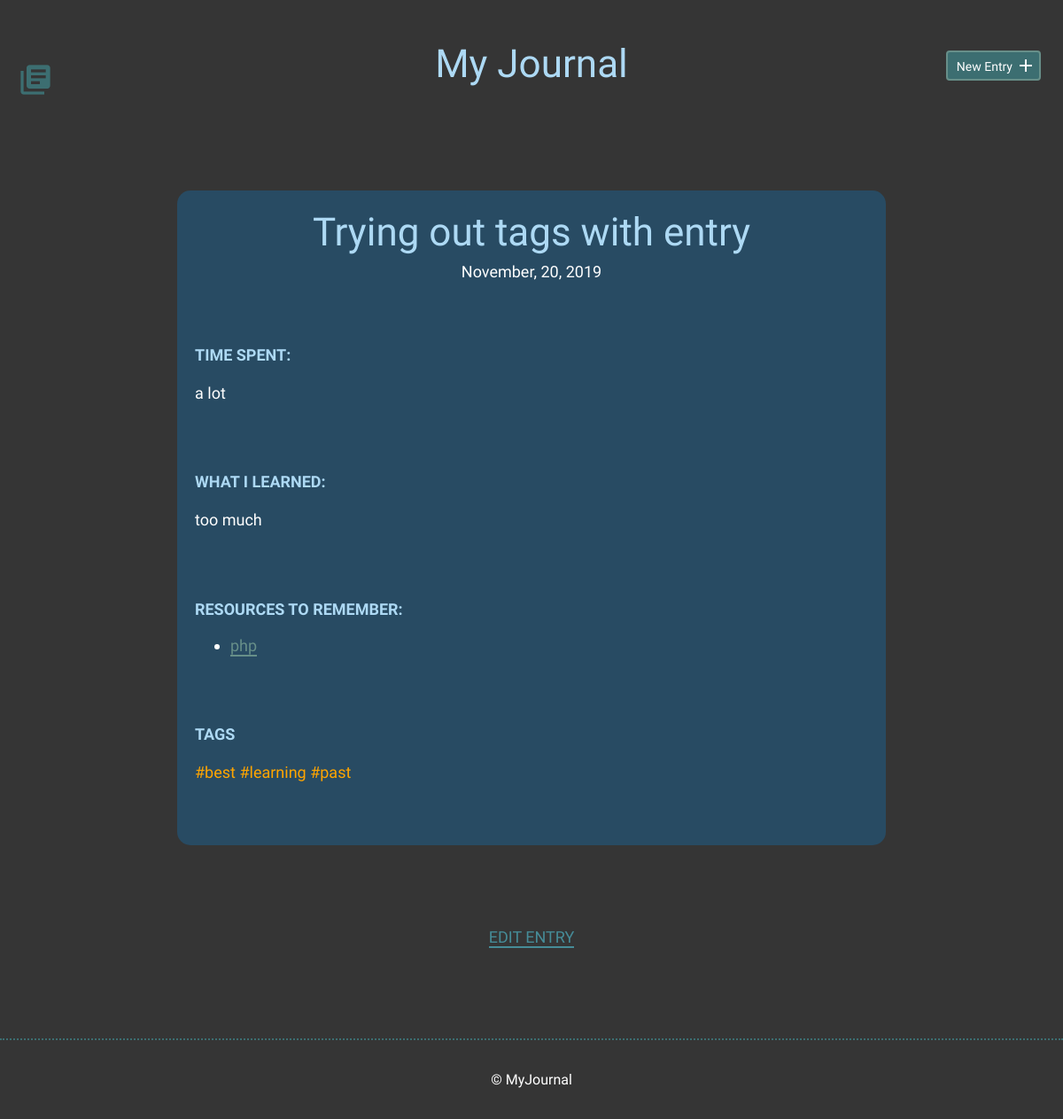
The app's page /detail.php?id=7 with its own data.
### tables this page shows
CREATE TABLE "entries" (
	`id`	INTEGER,
	`title`	TEXT,
	`date`	TEXT,
	`time_spent`	INTEGER,
	`learned`	BLOB,
	`resources`	BLOB,
	PRIMARY KEY(`id`)
);

### inc/functions.php (called while the page is built, shortened)
<?php
function get_entry_by_id($id){
    include ("connection.php");
    try {
        $sql = "SELECT * FROM entries WHERE id = :id";
        $stmt = $db->prepare($sql);
        $stmt->bindParam(':id',$id,PDO::PARAM_INT);
        $stmt->execute();
        $results = $stmt->fetch(PDO::FETCH_ASSOC);
        return $results;
    } catch (Exception $e) {
        echo "Unable to query DB" . $e->getMessage();
        die();
    }
}
function get_tags_by_entry_id($entries_id){
    include ("connection.php");
    try {
    $sql = "SELECT tags.id, tags.tags FROM tags JOIN entry_tags ON tags.id = entry_tags.tag_id WHERE entry_tags.entry_id = :entries_id";
    $stmt = $db->prepare($sql);
    $stmt->bindParam(':entries_id',$entries_id,PDO::PARAM_INT);
    $stmt->execute();
    $results = $stmt->fetchAll(PDO::FETCH_ASSOC);
    if(!empty($results)) {
        return $results;
    } else {
        return false;
    }
} catch (Exception $e) {
    echo "Unable to query DB" . $e->getMessage();
}
}
?>

### detail.php (the view)
<?php
include ("inc/header.php");
if ('GET' == $_SERVER['REQUEST_METHOD']) {
    if (isset($_GET['id'])) {
        $entryId = filter_input(INPUT_GET, 'id', FILTER_SANITIZE_NUMBER_INT);
    } else {
        header('location: index.php');
    }
}
$currentEntry = get_entry_by_id($entryId);
?>
        <section>
            <div class="container">
                <div class="entry-list single">
                    <article>
                        <h1><?php echo $currentEntry['title']; ?></h1>
                        <time datetime="<?php echo $currentEntry['date']; ?>"><?php echo date('F, d, Y', strtotime($currentEntry['date'])); ?></time>
                        <div class="entry">
                            <h3>Time Spent: </h3>
                            <p><?php echo $currentEntry['time_spent']; ?></p>
                        </div>
                        <div class="entry">
                            <h3>What I Learned:</h3>
                            <p><?php echo $currentEntry['learned']; ?></p>
                        </div>
                        <?php
                            if($currentEntry['resources'] != NULL) { ?>
                             <div class="entry">
                            <h3>Resources to Remember:</h3>
                            <ul>
                                <?php
                                    $resources = explode(",",$currentEntry['resources']);
                                    foreach($resources as $resource){
                                        echo "<li><a href=\"\">". $resource . "</a></li>";
                                    }
                                ?>
                            </ul>
                        </div>
                          <?php  } ?>
                          <div class="entry">
                          <h3>Tags</h3>
                              <?php
                              $tags = get_tags_by_entry_id($currentEntry['id']);
                              if($tags == true){
                                  echo "<p>";
                                  $tags = array_column($tags, "tags");
                                  foreach($tags as $tag){
                                      echo "<a class='taglink' href=index.php?tag=".$tag. ">#" . $tag . "</a> ";
                                  }
                                  echo "</p>";
                              }
                              ?>
                              </div>
                    </article>
                </div>
            </div>
            <div class="edit">
                <p><a href="edit.php?id=<?php echo $entryId; ?>">Edit Entry</a></p>
            </div>
        </section>
<?php include ("inc/footer.php"); ?>

### css/site.css (style rules this page uses)
body { font-size: 16px; background-color: #353535; color: #FFFFFF; font-family: 'Cousine', serif; font-weight: 400; }
.container { margin: 0 auto; padding: 0 25px; }
h1, h2, h3 { margin: 0; font-weight: 400; line-height: 1em; color: #ADD9F4; }
h1 { font-size: 44px; margin-bottom: 12px; }
h3 { font-size: 18px; font-family: 'Work Sans', serif; font-weight: 600; text-transform: uppercase; }
p { line-height: 1.8em; font-size: 18px; }
p a { border-bottom: 2px solid #468C98; padding: 0; color: #468C98; text-decoration: none; }
ul li { line-height: 1.8em; font-size: 18px; }
ul li a { border-bottom: 2px solid #678f89; line-height: 1.8em; color: #678f89; text-decoration: none; }
article { background-color: #284B63; padding: 25px 0; border-radius: 15px; }
.entry-list, .edit-entry, .new-entry { max-width: 800px; margin: 0 auto; padding: 70px 0 150px 0; }
.entry-list article { margin-bottom: 70px; text-align: center; }
.entry-list article:last-child { margin-bottom: 0; }
.entry-list.single { padding-bottom: 70px; }
.entry-list.single time { font-size: 18px; }
.entry { max-width: 800px; margin: 75px 20px 0 20px; text-align: left; }
.entry p { margin-bottom: 40px; }
.edit { padding-bottom: 80px; text-align: center; margin: 0 auto; }
.edit a { font-weight: 400; text-transform: uppercase; font-size: 18px; }
.taglink:link, .taglink:visited, .taglink:hover,.taglink:active { color: orange; border-bottom: none; }

### records on screen
entries: title "Trying out tags with entry", date "November, 20, 2019", time_spent "a lot", learned "too much", resources "php"

### other values on screen
$tag "best"
$tag "learning"
$tag "past"
